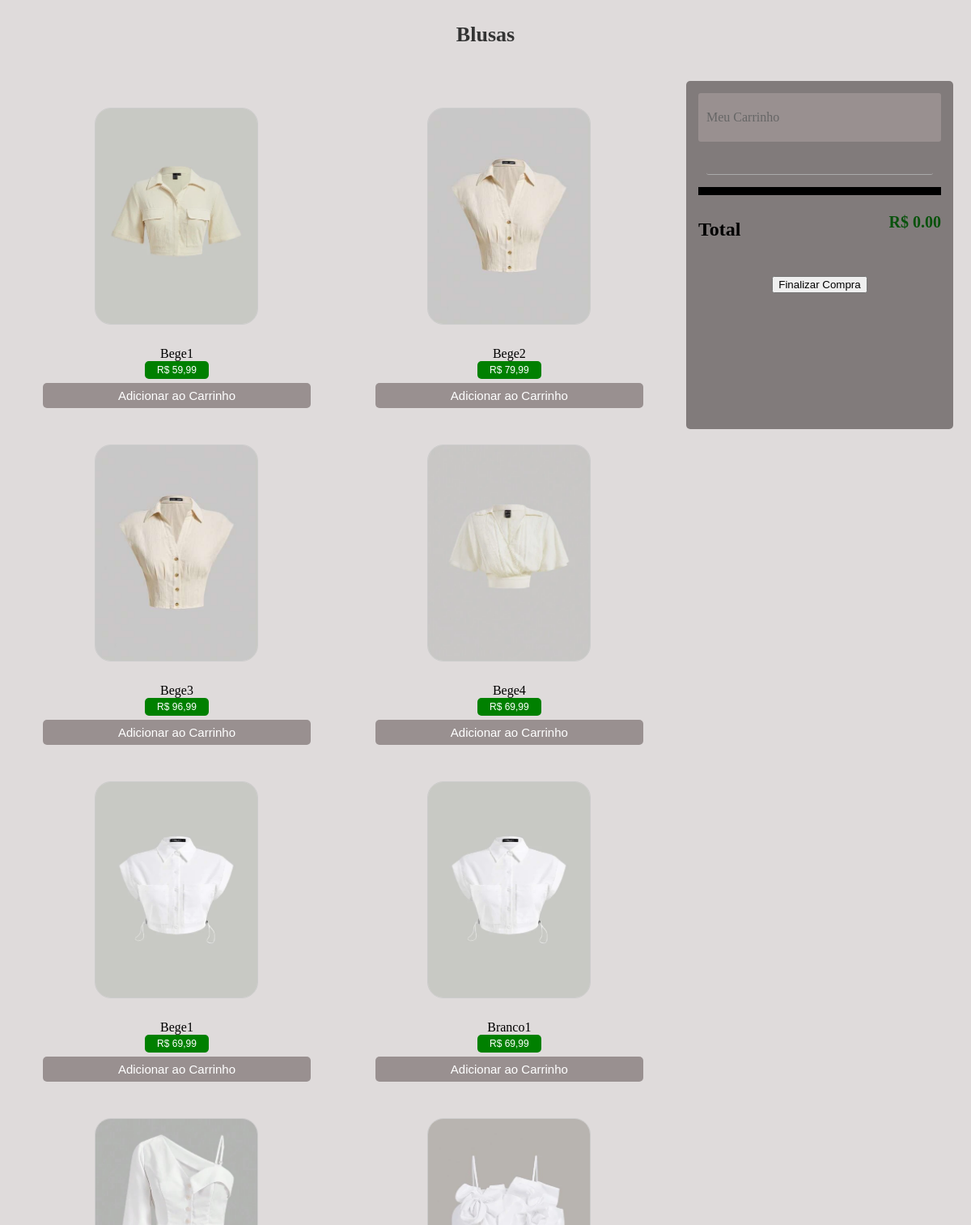
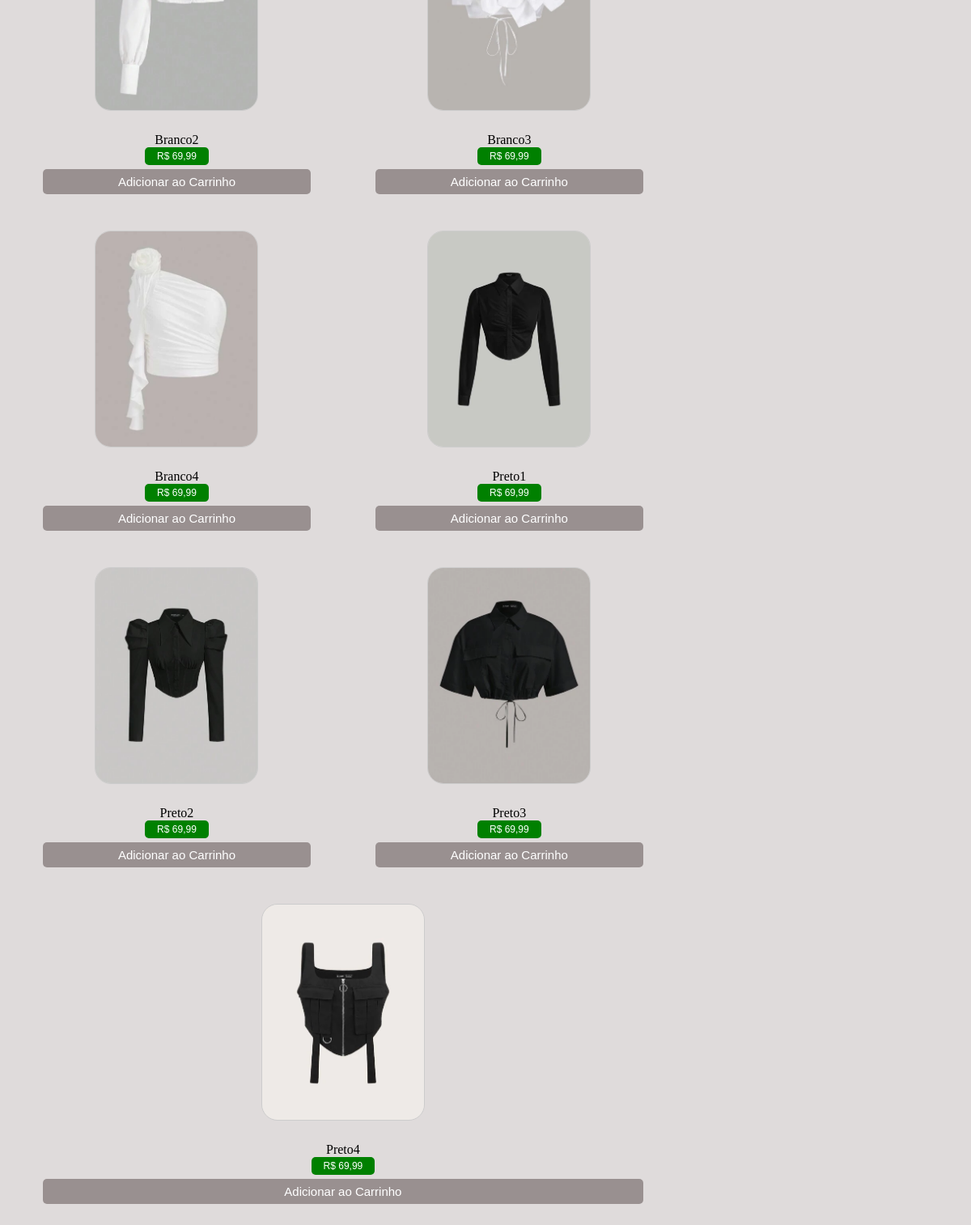
Screenshot of /ProjetoFinal/blusasnovo.php with the database file from the repository (2 pictures, top to bottom).
### tables this page shows
CREATE TABLE `blusas` (
  `foto` varchar(40) DEFAULT NULL,
  `nome` varchar(255) DEFAULT NULL,
  `preco` varchar(40) DEFAULT NULL
);

### ProjetoFinal/blusasnovo.php (the view, shortened to what this page needs)
<!DOCTYPE html>
<html lang="pt-br">
<head>
    <link rel="stylesheet" href="css/css.css">
</head>
	<div class="main">
        <div>
        	<h1>Blusas</h1>
            <div class="texto-cima-ropa">
                <br><br>
            </div>
        </div>
        <div style='display:flex;'>
        <div class='item-container' style=' display: flex; flex-wrap: wrap; width:70%'>
            <?php
                include_once ("config.inc.php");
                $sql = "SELECT foto, nome, preco FROM Blusas";
                $blusas = mysqli_query($conn, $sql);
                while($row = mysqli_fetch_array($blusas, MYSQLI_NUM)){
                    echo "<div style='flex: 1 0 21%;width:300px;padding:20px'> <figure><img src='./upload/{$row[0]}' alt='$row[1]' width='200'>".
                    "<br><br>".
                    "<figcaption>".
                    "    <form action='filtros/criar.php' method='post'>".
                    "        <p6>{$row[1]}</p6> <br>".
                    "        <button class='btn efeito' style='background-color: green; color: white;'>R$ {$row[2]}</button>".
                    "        <input type='hidden' name='id_produto' value=''>".
                    "        <input type='hidden' name='valor' value=''>".
                    "        <button type='button' class='button' name='addcarrinho' onclick='adicionarItem('{$row[1]}', {$row[2]}, './upload/{$row[0]}')'>Adicionar ao Carrinho</button>".
                    "   </form>".
                    "<figcaption>".
                    "</figure></div>";
                }
            ?>
        </div>
            <div class="barraLateral" style='height:400px' >
                            <div class="topoCarrinho">
                                <p>Meu Carrinho</p>
                            </div>
                            <div class="item-carrinho">
                            </div>
                            <div class="total">
                                <h3>Total</h3>
                                    <h2>R$ <span id="total-carrinho">0.00</span></h2>
                            </div>
                            <a href="?pg=processar_compra"> <button> Finalizar Compra</button></a>
                        </div>
            </div>
    </div>

### ProjetoFinal/css/css.css (style rules this page uses)
.main { background-color: #dfdbdb; margin-left: 1%; margin-right: 1%; padding: 1px; min-height: 65px; position: relative; }
h1 { font-size: 26px; color: #333; text-align: center; display: flex; justify-content: center; align-items: center; height: 50px; }
figure { margin: 10px; text-align: center; }
img { width: 200px; border: 1px solid #ccc; border-radius: 20px; }
figcaption { margin-top: 5px; font-size: 16px; }
figcaption { text-align: center; }
p { font-size: 16px; text-align: center; line-height: 1.5; color: #666; }
.button { background-color: #999090; width: 100%; border: none; border-radius: 5px; position: relative; padding: 7px 25px; color: #fff; font-size: 15px; cursor: pointer; }
figure { text-align: center; margin: 0 20px; }
.btn { padding: 4px 15px; font-size: 12px; text-align: center; cursor: pointer; outline: none; color: #fff; background-color: #999090; border: none; border-radius: 5px; }
.btn { display: block; margin: 0 auto; margin-bottom: 5px; }
.efeito { border-color: #6b6b6b; color: #fff; background-image: -webkit-linear-gradient( 45deg, #000000d0 50%, transparent 50% ); background-image: linear-gradient( 45deg, rgb(128, 128, 128) 50%, transparent 50% ); background-position: 100%; background-size: 400%; -webkit-transition: background 300ms ease-in-out; transition: background 300ms ease-in-out; }
.texto-cima-ropa { font-size: 20px; color: #333; text-align: center; display: flex; justify-content: center; align-items: center; height: 20px; margin-left: 1%; margin-right: 1%; padding: 2px; min-height: 1px; margin-bottom: 3px; }
.barraLateral { border-radius: 5px; background-color: #817b7b; padding: 15px; text-align: center; position: absolute; width: 300px; top: 0; right: 0; margin-top: 100px; margin-bottom: 10px; margin-left: 1px; margin-right: 10px; height: 500px; }
.topoCarrinho { background-color: #999090; display: flex; align-items: center; height: 40px; border-radius: 3px; padding: 10px; margin-bottom: 20px; color: #fff; }
.item-carrinho { display: flex; align-items: center; justify-content: space-between; padding: 10px; border-radius: 3px; margin: 10px 10px; border-bottom: 1px solid #aaa; }
.item-carrinho { position: relative; display: flex; align-items: center; justify-content: space-between; padding: 10px; border-radius: 3px; margin: 10px 10px; }
.total { display: flex; justify-content: space-between; margin: 15px 0; padding: 5px 0; border-top: 10px solid #000000; }
.total h3 { font-size: 24px; color: #000000; }
.total h2 { font-size: 20px; color: rgb(8, 82, 12); }

### rows the page displays
blusas: foto (picture), nome "Bege1", preco "59,99"
blusas: foto (picture), nome "Bege2", preco "79,99"
blusas: foto (picture), nome "Bege3", preco "96,99"
blusas: foto (picture), nome "Bege4", preco "69,99"
blusas: foto (picture), nome "Bege1", preco "69,99"
blusas: foto (picture), nome "Branco1", preco "69,99"
blusas: foto (picture), nome "Branco2", preco "69,99"
blusas: foto (picture), nome "Branco3", preco "69,99"
blusas: foto (picture), nome "Branco4", preco "69,99"
blusas: foto (picture), nome "Preto1", preco "69,99"
blusas: foto (picture), nome "Preto2", preco "69,99"
blusas: foto (picture), nome "Preto3", preco "69,99"
blusas: foto (picture), nome "Preto4", preco "69,99"
